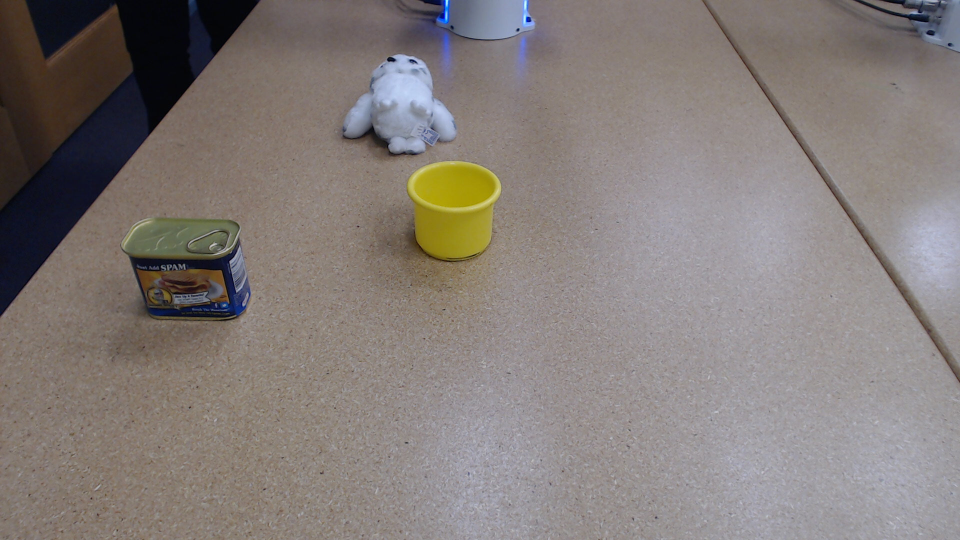
#> input picture pretrain-detector/images/sample.jpg, 1920 x 1080 px (shown at 1/2 size); its folder holds only this picture in this run
$ python label.py
#> lines starting #> are read from the running program, lines starting #| are printed output that depends on the picture
"""
label.py

Given a directory of static images to pretrain the YOLO-v5 Detector, drop into an interactive labeling loop to specify
midpoints of each object + object class, then save the corresponding paths to the `yolov5` submodule directory.

Instructions for Labeling:
    - [From this Directory] `python label.py`
    - Click on object in image (with mouse)

"""
import cv2
import os
import random


# Global Variables for Mouse (X, Y) Positions --> used for Labeling
MX, MY = 0, 0


# Mouse Callback for Labeling
def update_mouse_position(event, x, y, flags, param):
    global MX, MY
    if event == cv2.EVENT_MOUSEMOVE:
        MX, MY = x, y


def label():
    """Interactively label each workspace image with (coordinates, class) for each object."""

    # Tracking Variable
    labels = []

    # Iterate through Images
    flist, i = [x for x in os.listdir("images") if ".jpg" in x], 0
    while i < len(flist):
        # Load Image File
        print(f"Image {i + 1}/{len(flist)}")
        img = cv2.imread(os.path.join("images", flist[i]), 1)
#> img is the input picture: shape (1080, 1920, 3); mean B, G, R 121, 124.2, 131.9

        # Resize Image (naively scale by 1/2) so it fits on Screen
        orig = img.shape
#> orig = (1080, 1920, 3)
        w, h = orig[1] // 2, orig[0] // 2
#> w = 960; h = 540
        img = cv2.resize(img, (w, h))
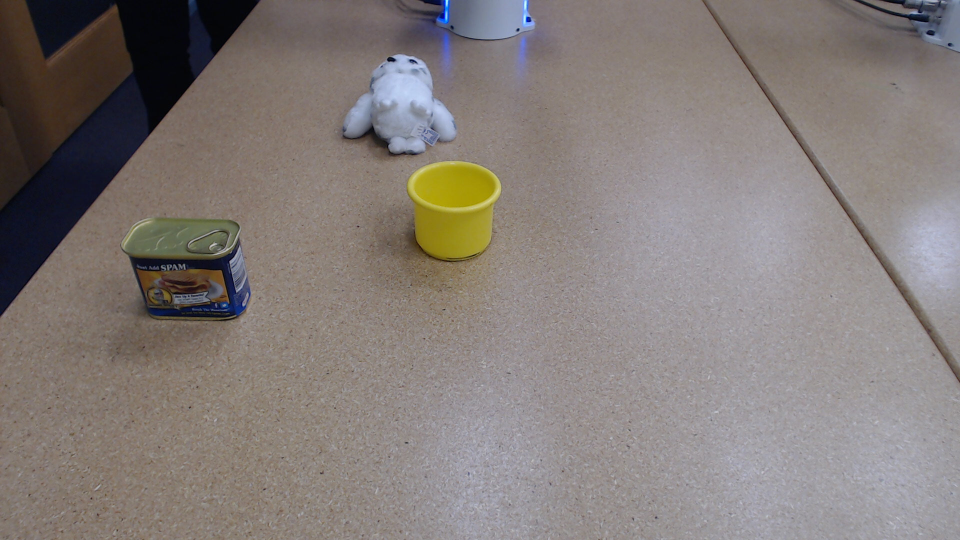
#> img: shape (540, 960, 3); mean B, G, R 121.2, 124.3, 132

        # Display Image and wait for Keypress
        cv2.namedWindow("Image to Label")
        cv2.moveWindow("Image to Label", 20, 20)
        cv2.imshow("Image to Label", img)

#> (the run stopped early here; a loop or call above may not have finished)
